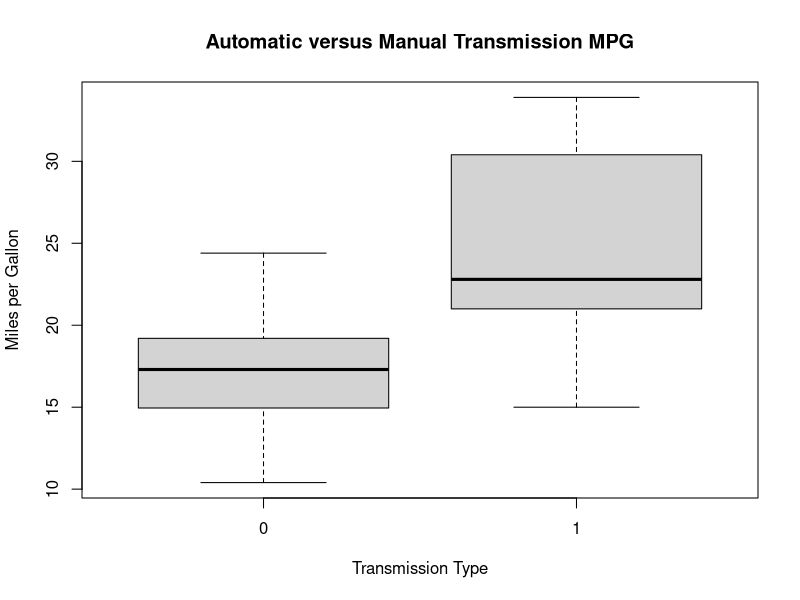
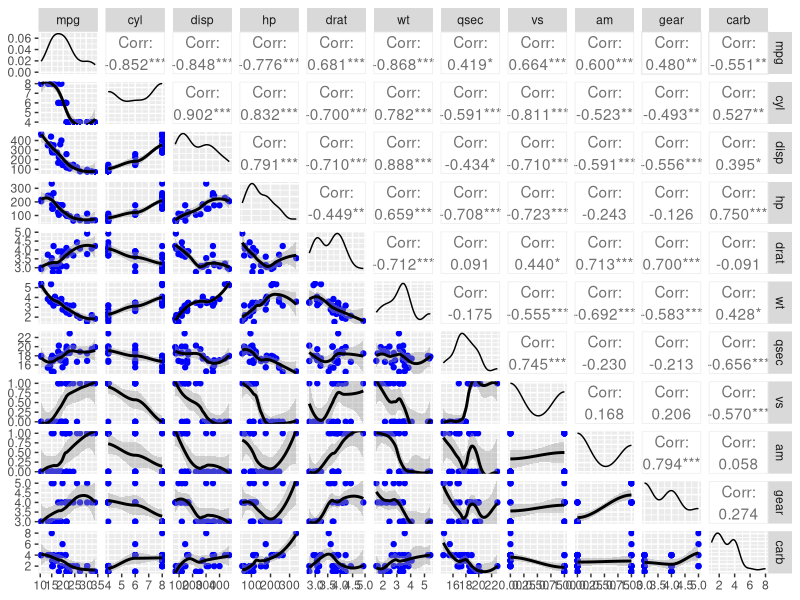
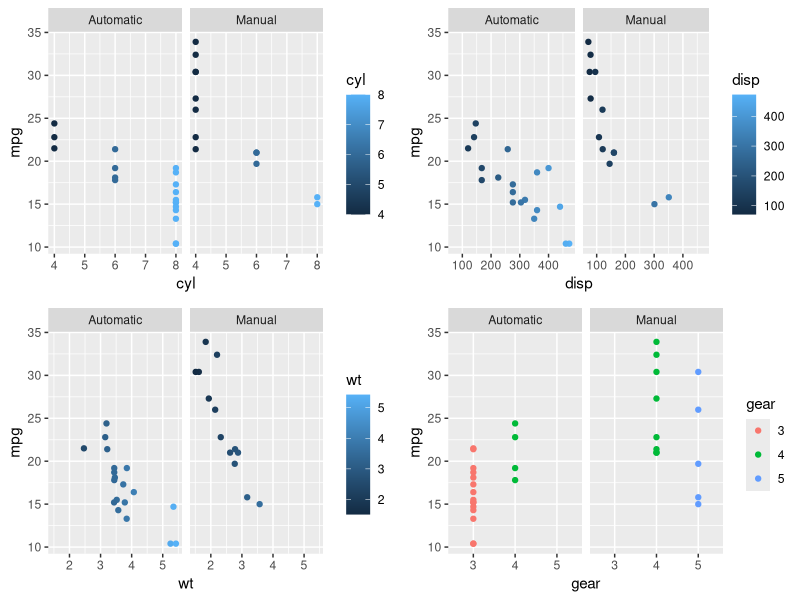

Write R code to recreate these figures, in order. (Note: this script raises an error after producing the figures.)
## ---- chunk 1
knitr::opts_chunk$set(echo = FALSE,message=FALSE,warnings=FALSE)
library(ggplot2)
library(GGally)
## ---- chunk 2
require(datasets)
data("mtcars")
head(mtcars)
str(mtcars)
## ---- chunk 3
mpg.manual <- mtcars[mtcars$am=="1",]$mpg
mpg.auto<- mtcars[mtcars$am=="0",]$mpg
t.test(mpg.manual, mpg.auto)
## ---- chunk 4
boxplot(mpg ~ am, data=mtcars, xlab="Transmission Type", ylab="Miles per Gallon",
        main="Automatic versus Manual Transmission MPG")
## ---- chunk 5
knitr::opts_chunk$set(echo = FALSE,message=FALSE,warnings=FALSE)
g<-ggpairs(mtcars,lower=(list(continuous=wrap("smooth", method="loess",color="blue"))))
g
## ---- chunk 6
mtcars$vs<-factor(mtcars$vs, labels=c("0V-shaped","1straight"))
mtcars$am<-factor(mtcars$am,labels=c("Automatic","Manual"))
mtcars$gear<-as.factor(mtcars$gear)
mtcars$carb<-as.factor(mtcars$carb)
head(mtcars)
## ---- chunk 7
library(gridExtra)
plot1<-ggplot(mtcars,aes(x=cyl,y=mpg,color=cyl)) + geom_point()+facet_grid(~am)
plot2<-ggplot(mtcars,aes(x=disp, y=mpg,color=disp))+geom_point()+facet_grid(~am)
plot3<-ggplot(mtcars,aes(x=wt, y=mpg,color=wt))+geom_point()+facet_grid(~am)
plot4<-ggplot(mtcars,aes(x=gear,y=mpg,color=gear))+geom_point()+facet_grid(~am)
grid.arrange(plot1,plot2,plot3,plot4,ncol=2,nrow=2)
## ---- chunk 8
library(car)
fitvif <- lm(mpg ~ cyl+disp+hp+drat+wt+qsec+factor(vs)+factor(am)+gear+carb, data = mtcars)
kable(vif(fitvif),align = 'c')
## ---- chunk 9
g1<-lm(mpg~am,mtcars)
g2<-lm(mpg~am+cyl,mtcars)
g3<-lm(mpg~am+cyl+disp,mtcars)
g4<-lm(mpg~am+cyl+disp+wt,mtcars)
g5<-lm(mpg~am+cyl+disp+wt+gear,mtcars)
g6<-lm(mpg~am+wt+am*wt,mtcars)
g7<-lm(mpg~am+cyl+disp+wt+am*wt,mtcars)
g8<-lm(mpg~am+wt,mtcars)
g9<-lm(mpg~am+cyl+wt,mtcars)

table(c(summary(g1)$adj.r.squared,
summary(g2)$adj.r.squared,
summary(g3)$adj.r.squared,
summary(g4)$adj.r.squared,
summary(g5)$adj.r.squared,
summary(g6)$adj.r.squared,
summary(g7)$adj.r.squared,
summary(g8)$adj.r.squared,
summary(g9)$adj.r.squared))

anova(g1,g2,g3,g4,g5,g6,g7,g8,g9)
## ---- chunk 10
summary(g1)
## ---- chunk 11
finalmodel<-lm(mpg~am+cyl+wt,mtcars)
summary(finalmodel)
## ---- chunk 12
par(mfrow=c(2,2))
plot(finalmodel)
